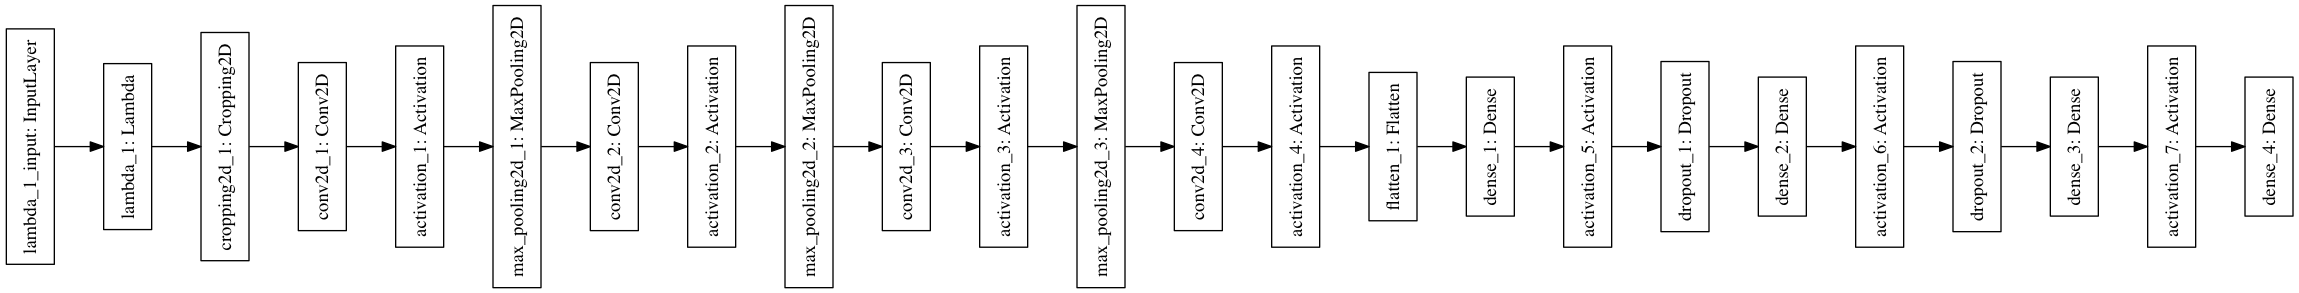

Here is the Python script that generated this plot:
import csv
import cv2
import numpy as np
from keras.models import Sequential
from keras.layers import Conv2D, MaxPooling2D, Flatten, Dropout, Lambda, Dense, Cropping2D, Activation
from keras.utils import plot_model
from sklearn.utils import shuffle
from sklearn.model_selection import train_test_split


lines = []
with open('./train/driving_log.csv') as csvfile:
    reader = csv.reader(csvfile)
    for l in reader:
        lines.append(l)

train, valid = train_test_split(lines, test_size=0.2)

def data_gen(lines, batch_size=64):
    num_lines = len(lines)
    while 1:
        shuffle(lines)
        for offset in range(0, num_lines, batch_size):
            batch_lines = lines[offset: offset+batch_size]

            images = []
            angles = []

            for l in batch_lines:
                c_path = './train/IMG/' + l[0].split('/')[-1]
                l_path = './train/IMG/' + l[1].split('/')[-1]
                r_path = './train/IMG/' + l[2].split('/')[-1]
                c_image = cv2.imread(c_path)
                l_image = cv2.imread(l_path)
                r_image = cv2.imread(r_path)

                angle = float(l[3])
                l_angle = angle + 0.25
                r_angle = angle - 0.25
                images.append(c_image)
                images.append(cv2.flip(c_image, 1))
                images.append(l_image)
                images.append(r_image)
                angles.append(angle)
                angles.append(-angle)
                angles.append(l_angle)
                angles.append(r_angle)

            X_train = np.array(images)
            y_train = np.array(angles)
            yield shuffle(X_train, y_train)

def bcnet():
    NUM_BATCH = 64
    EPOCHS = 5

    train_gen = data_gen(train, NUM_BATCH)
    valid_gen = data_gen(valid, NUM_BATCH)

    model = Sequential()
    model.add(Lambda(lambda x:(x/127.5)-1.0, input_shape=(160, 320, 3)))
    model.add(Cropping2D(cropping=((70, 20), (0, 0))))
    # Conv1
    model.add(Conv2D(64,(3,3), padding='same'))
    model.add(Activation('relu'))
    model.add(MaxPooling2D((2,2)))
    
    # Conv2
    model.add(Conv2D(128, (3,3), padding='same'))
    model.add(Activation('relu'))
    model.add(MaxPooling2D((2,2)))

    #Conv3
    model.add(Conv2D(256, (3,3), padding='same'))
    model.add(Activation('relu'))
    model.add(MaxPooling2D((2,2)))

    # Conv4
    model.add(Conv2D(512, (3,3), padding='same'))
    model.add(Activation('relu'))
    model.add(MaxPooling2D((2,2)))
    
    # Conv5
    model.add(Conv2D(512, (3,3), padding='same'))
    model.add(Activation('relu'))
    model.add(MaxPooling2D((2,2)))
    model.add(Conv2D(512, (3,3), padding='same'))
    model.add(Activation('relu'))
    model.add(MaxPooling2D((2,2)))
    
    # FC
    model.add(Flatten())
    model.add(Dense(4096))
    model.add(Activation('relu'))
    model.add(Dense(512))
    model.add(Activation('relu'))
    model.add(Dense(64))
    model.add(Activation('relu'))
    model.add(Dense(1))

    model.compile(loss='mse', optimizer='adam')
    train_steps = len(train)/NUM_BATCH
    valid_steps = len(valid)/NUM_BATCH
    metrics = model.fit_generator(train_gen, steps_per_epoch=train_steps, validation_data=valid_gen, validation_steps=valid_steps, epochs=EPOCHS, verbose=1)

    print(metrics.history['loss'])
    print(metrics.history['val_loss'])

    model.save('bcnet.h5')
    print(metrics.history['loss'])
    print(metrics.history['val_loss'])

def nvidianet():
    NUM_BATCH = 64
    EPOCHS = 8

    train_gen = data_gen(train, NUM_BATCH)
    valid_gen = data_gen(valid, NUM_BATCH)

    model = Sequential()
    model.add(Lambda(lambda x:(x/127.5)-1.0, input_shape=(160, 320, 3)))
    model.add(Cropping2D(cropping=((70, 20), (0, 0))))
    # Conv1
    model.add(Conv2D(24,(5,5)))
    model.add(Activation('relu'))
    model.add(MaxPooling2D((2,2)))

    # Conv2
    model.add(Conv2D(36, (5,5)))
    model.add(Activation('relu'))
    model.add(MaxPooling2D((2,2)))

    #Conv3
    model.add(Conv2D(48, (5,5)))
    model.add(Activation('relu'))
    model.add(MaxPooling2D((2,2)))

    # Conv4
    model.add(Conv2D(64, (3,3)))
    model.add(Activation('relu'))

    # FC
    model.add(Flatten())
    model.add(Dense(100))
    model.add(Activation('relu'))
    model.add(Dropout(0.5))
    model.add(Dense(50))
    model.add(Activation('relu'))
    model.add(Dropout(0.5))
    model.add(Dense(10))
    model.add(Activation('relu'))
    model.add(Dense(1))

    plot_model(model, to_file='model.png')

    model.compile(loss='mse', optimizer='adam')
    train_steps = len(train)/NUM_BATCH
    valid_steps = len(valid)/NUM_BATCH
    metrics = model.fit_generator(train_gen, steps_per_epoch=train_steps, validation_data=valid_gen, validation_steps=valid_steps, epochs=EPOCHS, verbose=1)

    print(metrics.history['loss'])
    print(metrics.history['val_loss'])

    model.save('nvidianet.h5')

if __name__ == "__main__":
    nvidianet()
